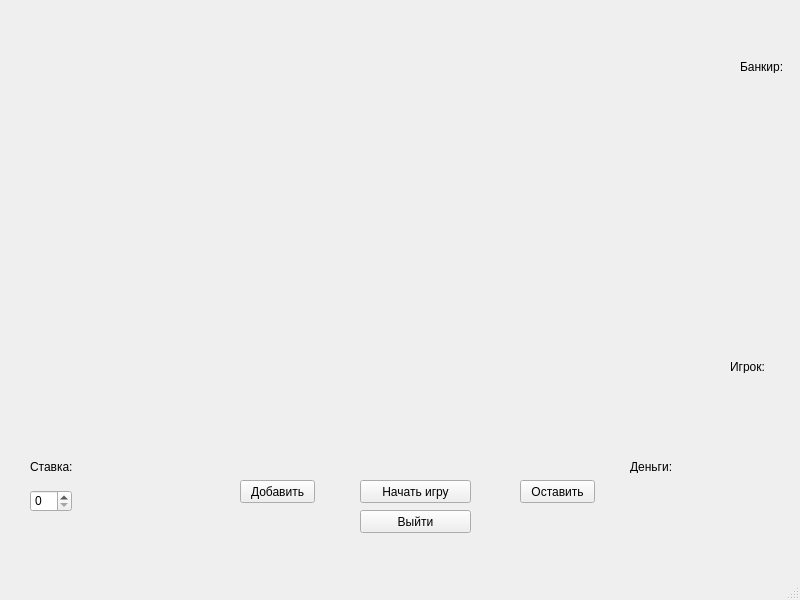
<?xml version="1.0" encoding="UTF-8"?>
<ui version="4.0">
 <class>MainWindow</class>
 <widget class="QMainWindow" name="MainWindow">
  <property name="geometry">
   <rect>
    <x>0</x>
    <y>0</y>
    <width>800</width>
    <height>600</height>
   </rect>
  </property>
  <property name="windowTitle">
   <string>MainWindow</string>
  </property>
  <widget class="QWidget" name="centralwidget">
   <widget class="QPushButton" name="close_button">
    <property name="geometry">
     <rect>
      <x>360</x>
      <y>510</y>
      <width>111</width>
      <height>23</height>
     </rect>
    </property>
    <property name="text">
     <string>Выйти</string>
    </property>
    <property name="checkable">
     <bool>true</bool>
    </property>
   </widget>
   <widget class="QPushButton" name="add_button">
    <property name="geometry">
     <rect>
      <x>240</x>
      <y>480</y>
      <width>75</width>
      <height>23</height>
     </rect>
    </property>
    <property name="text">
     <string>Добавить</string>
    </property>
   </widget>
   <widget class="QPushButton" name="leave_button">
    <property name="geometry">
     <rect>
      <x>520</x>
      <y>480</y>
      <width>75</width>
      <height>23</height>
     </rect>
    </property>
    <property name="text">
     <string>Оставить</string>
    </property>
   </widget>
   <widget class="QLabel" name="central_label">
    <property name="geometry">
     <rect>
      <x>320</x>
      <y>230</y>
      <width>211</width>
      <height>71</height>
     </rect>
    </property>
    <property name="text">
     <string/>
    </property>
   </widget>
   <widget class="QLabel" name="label_1">
    <property name="geometry">
     <rect>
      <x>380</x>
      <y>358</y>
      <width>47</width>
      <height>71</height>
     </rect>
    </property>
    <property name="text">
     <string/>
    </property>
   </widget>
   <widget class="QLabel" name="label_2">
    <property name="geometry">
     <rect>
      <x>450</x>
      <y>360</y>
      <width>47</width>
      <height>71</height>
     </rect>
    </property>
    <property name="text">
     <string/>
    </property>
   </widget>
   <widget class="QLabel" name="label_3">
    <property name="geometry">
     <rect>
      <x>310</x>
      <y>360</y>
      <width>47</width>
      <height>71</height>
     </rect>
    </property>
    <property name="text">
     <string/>
    </property>
   </widget>
   <widget class="QLabel" name="label_4">
    <property name="geometry">
     <rect>
      <x>520</x>
      <y>360</y>
      <width>47</width>
      <height>71</height>
     </rect>
    </property>
    <property name="text">
     <string/>
    </property>
   </widget>
   <widget class="QLabel" name="label_5">
    <property name="geometry">
     <rect>
      <x>240</x>
      <y>362</y>
      <width>47</width>
      <height>71</height>
     </rect>
    </property>
    <property name="text">
     <string/>
    </property>
   </widget>
   <widget class="QLabel" name="label_6">
    <property name="geometry">
     <rect>
      <x>590</x>
      <y>360</y>
      <width>47</width>
      <height>71</height>
     </rect>
    </property>
    <property name="text">
     <string/>
    </property>
   </widget>
   <widget class="QLabel" name="label_7">
    <property name="geometry">
     <rect>
      <x>170</x>
      <y>362</y>
      <width>47</width>
      <height>71</height>
     </rect>
    </property>
    <property name="text">
     <string/>
    </property>
   </widget>
   <widget class="QLabel" name="label_9">
    <property name="geometry">
     <rect>
      <x>100</x>
      <y>362</y>
      <width>47</width>
      <height>71</height>
     </rect>
    </property>
    <property name="text">
     <string/>
    </property>
   </widget>
   <widget class="QLabel" name="label_10">
    <property name="geometry">
     <rect>
      <x>400</x>
      <y>40</y>
      <width>47</width>
      <height>71</height>
     </rect>
    </property>
    <property name="text">
     <string/>
    </property>
   </widget>
   <widget class="QLabel" name="label_11">
    <property name="geometry">
     <rect>
      <x>470</x>
      <y>40</y>
      <width>47</width>
      <height>71</height>
     </rect>
    </property>
    <property name="text">
     <string/>
    </property>
   </widget>
   <widget class="QLabel" name="label_12">
    <property name="geometry">
     <rect>
      <x>320</x>
      <y>40</y>
      <width>47</width>
      <height>71</height>
     </rect>
    </property>
    <property name="text">
     <string/>
    </property>
   </widget>
   <widget class="QLabel" name="label_13">
    <property name="geometry">
     <rect>
      <x>540</x>
      <y>40</y>
      <width>47</width>
      <height>71</height>
     </rect>
    </property>
    <property name="text">
     <string/>
    </property>
   </widget>
   <widget class="QLabel" name="label_14">
    <property name="geometry">
     <rect>
      <x>240</x>
      <y>40</y>
      <width>47</width>
      <height>71</height>
     </rect>
    </property>
    <property name="text">
     <string/>
    </property>
   </widget>
   <widget class="QLabel" name="label_15">
    <property name="geometry">
     <rect>
      <x>600</x>
      <y>40</y>
      <width>47</width>
      <height>71</height>
     </rect>
    </property>
    <property name="text">
     <string/>
    </property>
   </widget>
   <widget class="QLabel" name="label_16">
    <property name="geometry">
     <rect>
      <x>170</x>
      <y>40</y>
      <width>47</width>
      <height>71</height>
     </rect>
    </property>
    <property name="text">
     <string/>
    </property>
   </widget>
   <widget class="QLabel" name="label_17">
    <property name="geometry">
     <rect>
      <x>670</x>
      <y>40</y>
      <width>47</width>
      <height>71</height>
     </rect>
    </property>
    <property name="text">
     <string/>
    </property>
   </widget>
   <widget class="QLabel" name="label_18">
    <property name="geometry">
     <rect>
      <x>100</x>
      <y>40</y>
      <width>47</width>
      <height>71</height>
     </rect>
    </property>
    <property name="text">
     <string/>
    </property>
   </widget>
   <widget class="QLabel" name="label_8">
    <property name="geometry">
     <rect>
      <x>660</x>
      <y>360</y>
      <width>51</width>
      <height>71</height>
     </rect>
    </property>
    <property name="text">
     <string/>
    </property>
   </widget>
   <widget class="QPushButton" name="start_button">
    <property name="geometry">
     <rect>
      <x>360</x>
      <y>480</y>
      <width>111</width>
      <height>23</height>
     </rect>
    </property>
    <property name="text">
     <string>Начать игру</string>
    </property>
   </widget>
   <widget class="QSpinBox" name="bet_box">
    <property name="enabled">
     <bool>true</bool>
    </property>
    <property name="geometry">
     <rect>
      <x>30</x>
      <y>490</y>
      <width>42</width>
      <height>22</height>
     </rect>
    </property>
   </widget>
   <widget class="QLabel" name="money_lbl">
    <property name="geometry">
     <rect>
      <x>630</x>
      <y>500</y>
      <width>47</width>
      <height>13</height>
     </rect>
    </property>
    <property name="text">
     <string/>
    </property>
   </widget>
   <widget class="QLabel" name="players_points">
    <property name="geometry">
     <rect>
      <x>730</x>
      <y>390</y>
      <width>47</width>
      <height>13</height>
     </rect>
    </property>
    <property name="text">
     <string/>
    </property>
   </widget>
   <widget class="QLabel" name="bankers_points">
    <property name="geometry">
     <rect>
      <x>740</x>
      <y>80</y>
      <width>47</width>
      <height>13</height>
     </rect>
    </property>
    <property name="text">
     <string/>
    </property>
   </widget>
   <widget class="QLabel" name="label">
    <property name="geometry">
     <rect>
      <x>630</x>
      <y>460</y>
      <width>47</width>
      <height>13</height>
     </rect>
    </property>
    <property name="text">
     <string>Деньги:</string>
    </property>
   </widget>
   <widget class="QLabel" name="label_19">
    <property name="geometry">
     <rect>
      <x>730</x>
      <y>360</y>
      <width>47</width>
      <height>13</height>
     </rect>
    </property>
    <property name="text">
     <string>Игрок:</string>
    </property>
   </widget>
   <widget class="QLabel" name="label_20">
    <property name="geometry">
     <rect>
      <x>740</x>
      <y>60</y>
      <width>47</width>
      <height>13</height>
     </rect>
    </property>
    <property name="text">
     <string>Банкир:</string>
    </property>
   </widget>
   <widget class="QLabel" name="label_21">
    <property name="geometry">
     <rect>
      <x>30</x>
      <y>460</y>
      <width>47</width>
      <height>13</height>
     </rect>
    </property>
    <property name="text">
     <string>Ставка:</string>
    </property>
   </widget>
  </widget>
  <widget class="QMenuBar" name="menubar">
   <property name="geometry">
    <rect>
     <x>0</x>
     <y>0</y>
     <width>800</width>
     <height>21</height>
    </rect>
   </property>
  </widget>
  <widget class="QStatusBar" name="statusbar"/>
 </widget>
 <resources/>
 <connections/>
</ui>
